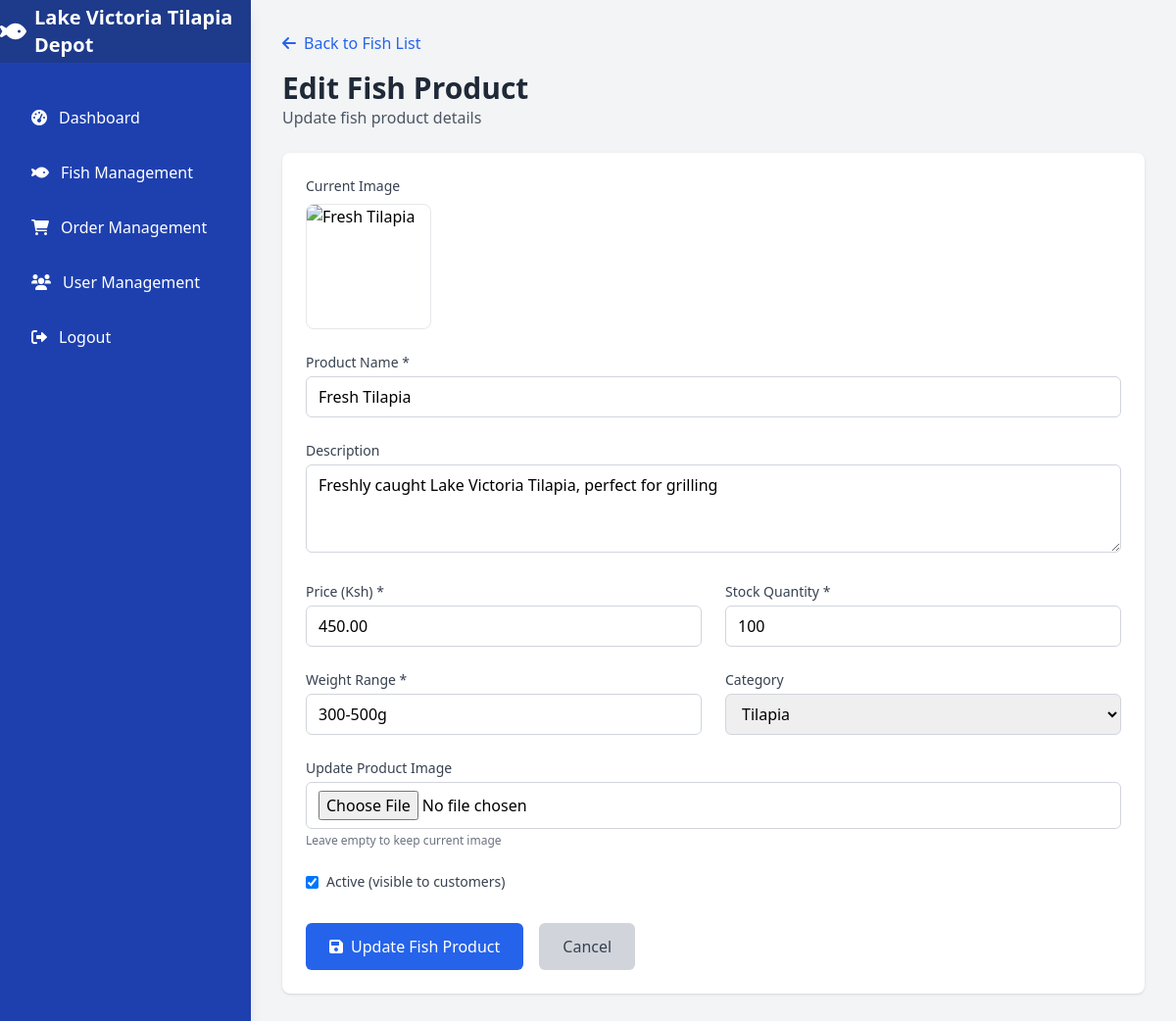
The page /views/staff/edit_fish.php?id=1 (signed in) on the database its author committed.
### tables this page shows
CREATE TABLE fish (
    id INT PRIMARY KEY AUTO_INCREMENT,
    name VARCHAR(100) NOT NULL,
    description TEXT,
    price DECIMAL(10,2) NOT NULL,
    image_url VARCHAR(255),
    category VARCHAR(50),
    stock_quantity INT DEFAULT 0,
    weight_range VARCHAR(50),
    is_active BOOLEAN DEFAULT TRUE,
    created_at TIMESTAMP DEFAULT CURRENT_TIMESTAMP,
    updated_at TIMESTAMP DEFAULT CURRENT_TIMESTAMP ON UPDATE CURRENT_TIMESTAMP
);

### controllers/FishController.php (called while the page is built, shortened)
<?php
require_once __DIR__ . '/../config/database.php';
require_once __DIR__ . '/../models/Fish.php';
class FishController
{
    private $fish;
    public function __construct()
    {
        $database = new Database();
        $this->db = $database->getConnection();
        $this->fish = new Fish($this->db);
    }
    public function getFishById($id)
    {
        try {
            return $this->fish->getById($id);
        } catch (Exception $e) {
            error_log("Get fish by ID error: " . $e->getMessage());
            return null;
        }
    }
}

### config/database.php (called while the page is built, shortened)
<?php
class Database
{
    private $host = DB_HOST;
    private $dbname = DB_NAME;
    private $username = DB_USER;
    private $password = DB_PASS;
    public function getConnection()
    {
        $this->conn = null;
        try {
            $this->conn = new PDO(
                "mysql:host=" . $this->host . ";dbname=" . $this->dbname . ";charset=utf8",
                $this->username,
                $this->password
            );
            $this->conn->setAttribute(PDO::ATTR_ERRMODE, PDO::ERRMODE_EXCEPTION);
        } catch (PDOException $exception) {
            error_log("Database connection error: " . $exception->getMessage());
        }
        return $this->conn;
    }
}

### models/fish.php (called while the page is built, shortened)
<?php
class Fish
{
    private $conn;
    private $table = 'fish';
    public function __construct($db)
    {
        $this->conn = $db;
    }
    public function getById($id)
    {
        $query = "SELECT * FROM " . $this->table . " WHERE id = :id";
        $stmt = $this->conn->prepare($query);
        $stmt->bindParam(":id", $id);
        $stmt->execute();
        return $stmt->fetch(PDO::FETCH_ASSOC);
    }
}

### views/staff/edit_fish.php (the view, shortened to what this page needs)
<?php
require_once __DIR__ . '/../../controllers/FishController.php';
$fishController = new FishController();
$fish_id = $_GET['id'] ?? null;
$fish = $fishController->getFishById($fish_id);
?>
<!DOCTYPE html>
<html lang="en">
<head>
    <script src="https://cdn.tailwindcss.com"></script>
    <link href="https://cdnjs.cloudflare.com/ajax/libs/font-awesome/6.0.0/css/all.min.css" rel="stylesheet">
</head>
<body class="bg-gray-100">
    <div class="flex">
        <?php include '../includes/staff_sidebar.php'; ?>
        <div class="flex-1 ml-64 p-8">
            <div class="max-w-4xl mx-auto">
                <div class="mb-6">
                    <a href="<?php echo BASE_URL; ?>/views/staff/fish_list.php"
                        class="text-blue-600 hover:text-blue-800 mb-4 inline-block">
                        <i class="fas fa-arrow-left mr-2"></i>Back to Fish List
                    </a>
                    <h1 class="text-3xl font-bold text-gray-800">Edit Fish Product</h1>
                    <p class="text-gray-600">Update fish product details</p>
                </div>
                <div class="bg-white rounded-lg shadow p-6">
                    <form method="POST" action="" enctype="multipart/form-data">
                        <div class="grid grid-cols-1 md:grid-cols-2 gap-6">
                            <div class="md:col-span-2">
                                <label class="block text-sm font-medium text-gray-700 mb-2">Current Image</label>
                                <img src="<?php echo BASE_URL; ?>/uploads/<?php echo htmlspecialchars($fish['image_url']); ?>"
                                    alt="<?php echo htmlspecialchars($fish['name']); ?>"
                                    class="w-32 h-32 object-cover rounded-lg border"
                                    onerror="this.src='<?php echo BASE_URL; ?>/public/images/default_fish.png'">
                            </div>
                            <div class="md:col-span-2">
                                <label for="name" class="block text-sm font-medium text-gray-700 mb-1">
                                    Product Name *
                                </label>
                                <input type="text" id="name" name="name"
                                    value="<?php echo htmlspecialchars($fish['name']); ?>"
                                    class="w-full px-3 py-2 border border-gray-300 rounded-md focus:outline-none focus:ring-2 focus:ring-blue-500"
                                    required>
                            </div>
                            <div class="md:col-span-2">
                                <label for="description" class="block text-sm font-medium text-gray-700 mb-1">
                                    Description
                                </label>
                                <textarea id="description" name="description" rows="3"
                                    class="w-full px-3 py-2 border border-gray-300 rounded-md focus:outline-none focus:ring-2 focus:ring-blue-500"><?php echo htmlspecialchars($fish['description']); ?></textarea>
                            </div>
                            <div>
                                <label for="price" class="block text-sm font-medium text-gray-700 mb-1">
                                    Price (Ksh) *
                                </label>
                                <input type="number" id="price" name="price" step="0.01" min="0"
                                    value="<?php echo htmlspecialchars($fish['price']); ?>"
                                    class="w-full px-3 py-2 border border-gray-300 rounded-md focus:outline-none focus:ring-2 focus:ring-blue-500"
                                    required>
                            </div>
                            <div>
                                <label for="stock_quantity" class="block text-sm font-medium text-gray-700 mb-1">
                                    Stock Quantity *
                                </label>
                                <input type="number" id="stock_quantity" name="stock_quantity" min="0"
                                    value="<?php echo htmlspecialchars($fish['stock_quantity']); ?>"
                                    class="w-full px-3 py-2 border border-gray-300 rounded-md focus:outline-none focus:ring-2 focus:ring-blue-500"
                                    required>
                            </div>
                            <div>
                                <label for="weight_range" class="block text-sm font-medium text-gray-700 mb-1">
                                    Weight Range *
                                </label>
                                <input type="text" id="weight_range" name="weight_range"
                                    value="<?php echo htmlspecialchars($fish['weight_range']); ?>"
                                    class="w-full px-3 py-2 border border-gray-300 rounded-md focus:outline-none focus:ring-2 focus:ring-blue-500"
                                    required>
                            </div>
                            <div>
                                <label for="category" class="block text-sm font-medium text-gray-700 mb-1">
                                    Category
                                </label>
                                <select id="category" name="category"
                                    class="w-full px-3 py-2 border border-gray-300 rounded-md focus:outline-none focus:ring-2 focus:ring-blue-500">
                                    <option value="Tilapia" <?php echo $fish['category'] === 'Tilapia' ? 'selected' : ''; ?>>Tilapia</option>
                                </select>
                            </div>
                            <div class="md:col-span-2">
                                <label for="image" class="block text-sm font-medium text-gray-700 mb-1">
                                    Update Product Image
                                </label>
                                <input type="file" id="image" name="image"
                                    accept="image/*"
                                    class="w-full px-3 py-2 border border-gray-300 rounded-md focus:outline-none focus:ring-2 focus:ring-blue-500">
                                <p class="text-xs text-gray-500 mt-1">Leave empty to keep current image</p>
                            </div>
                            <div class="md:col-span-2">
                                <label class="flex items-center">
                                    <input type="checkbox" name="is_active" value="1"
                                        <?php echo $fish['is_active'] ? 'checked' : ''; ?>
                                        class="rounded border-gray-300 text-blue-600 focus:ring-blue-500">
                                    <span class="ml-2 text-sm text-gray-700">Active (visible to customers)</span>
                                </label>
                            </div>
                        </div>
                        <div class="mt-8 flex gap-4">
                            <button type="submit"
                                class="bg-blue-600 text-white px-6 py-3 rounded-md hover:bg-blue-700 focus:outline-none focus:ring-2 focus:ring-blue-500">
                                <i class="fas fa-save mr-2"></i>Update Fish Product
                            </button>
                            <a href="<?php echo BASE_URL; ?>/views/staff/fish_list.php"
                                class="bg-gray-300 text-gray-700 px-6 py-3 rounded-md hover:bg-gray-400">
                                Cancel
                            </a>
                        </div>
                    </form>
                </div>
            </div>
        </div>
    </div>
</body>
</html>

### rows shown on the page
fish: name "Fresh Tilapia", description "Freshly caught Lake Victoria Tilapia, perfect for grilling", price "450.00", stock_quantity "100", weight_range "300-500g", is_active "☑"

### other values the page prints
SITE_NAME "Lake Victoria Tilapia Depot"
